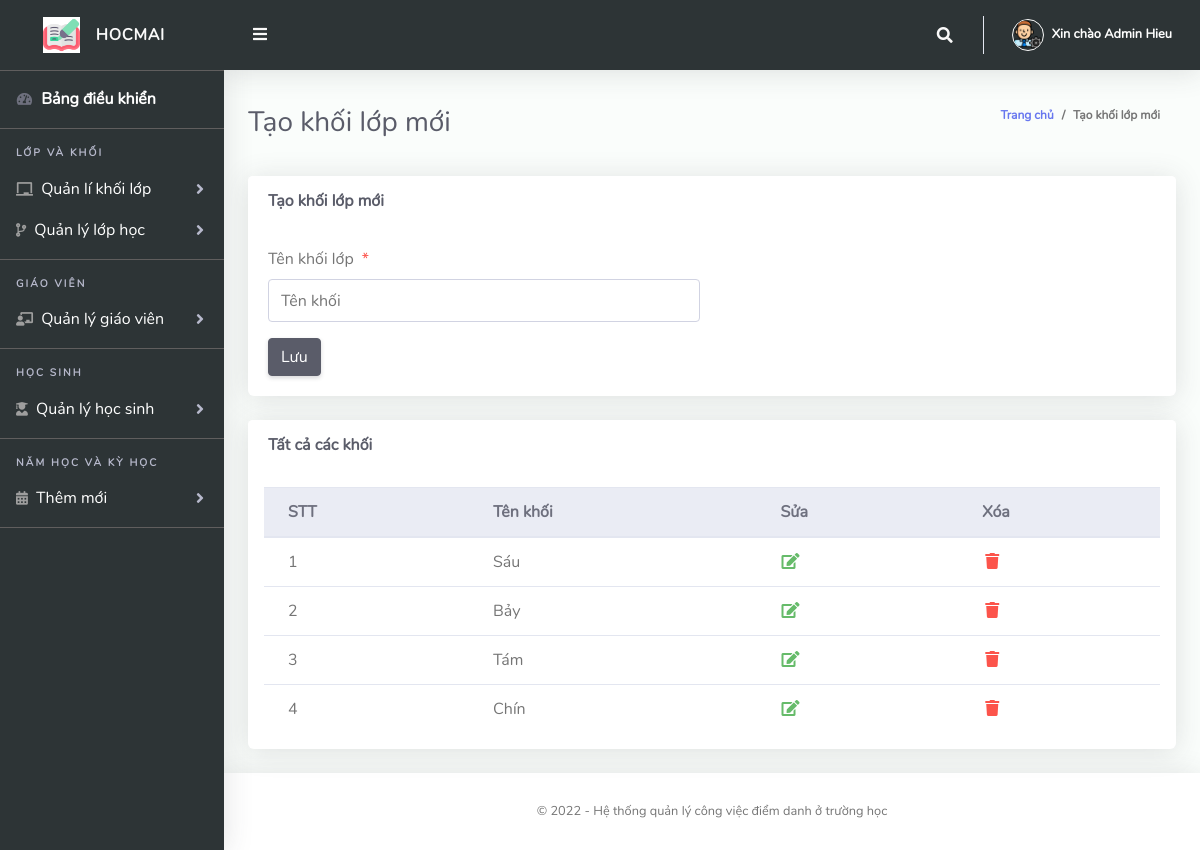
The app's page /Admin/khoi.php (signed in) with its own data.
### tables this page shows
CREATE TABLE `khoi` (
  `Id` int(10) NOT NULL,
  `khoiLop` varchar(255) NOT NULL
);

### Admin/khoi.php (the view, shortened to what this page needs)
<?php
include '../Includes/dbcon.php';
?>
<!DOCTYPE html>
<html lang="en">
<head>
  <link rel="stylesheet" href="https://cdnjs.cloudflare.com/ajax/libs/font-awesome/5.8.2/css/all.min.css"/>
  <link href="../vendor/bootstrap/css/bootstrap.min.css" rel="stylesheet" type="text/css">
  <link href="css/style.css" rel="stylesheet">
</head>
<body id="page-top">
  <div id="wrapper">
      <?php include "Includes/sidebar.php";?>
    <div id="content-wrapper" class="d-flex flex-column">
      <div id="content">
       <?php include "Includes/topbar.php";?>
        <div class="container-fluid" id="container-wrapper">
          <div class="d-sm-flex align-items-center justify-content-between mb-4">
            <h1 class="h3 mb-0 text-gray-800">Tạo khối lớp mới</h1>
            <ol class="breadcrumb">
              <li class="breadcrumb-item"><a href="./">Trang chủ</a></li>
              <li class="breadcrumb-item active" aria-current="page">Tạo khối lớp mới</li>
            </ol>
          </div>
          <div class="row">
            <div class="col-lg-12">
              <div class="card mb-4">
                <div class="card-header py-3 d-flex flex-row align-items-center justify-content-between">
                  <h6 class="m-0 font-weight-bold text-dark">Tạo khối lớp mới</h6>
                </div>
                <div class="card-body">
                  <form method="post">
                    <div class="form-group row mb-3">
                        <div class="col-xl-6">
                            <label class="form-control-label">Tên khối lớp<span class="text-danger ml-2">*</span></label>
                      <input type="text" class="form-control" name="khoiLop" value="<?php echo $row['khoiLop'];?>" id="exampleInputFirstName" placeholder="Tên khối">
                        </div>
                    </div>
                      <?php
                    if (isset($Id))
                    {
                    ?>
                    <button type="submit" name="update" class="btn btn-warning">Cập nhật</button>
                    &nbsp;&nbsp;&nbsp;&nbsp;&nbsp;&nbsp;&nbsp;&nbsp;&nbsp;&nbsp;
                    <?php
                    } else {
                    ?>
                    <button type="submit" name="save" class="btn btn-dark">Lưu</button>
                    <?php
                    }
                    ?>
                  </form>
                </div>
              </div>
                 <div class="row">
              <div class="col-lg-12">
              <div class="card mb-4">
                <div class="card-header py-3 d-flex flex-row align-items-center justify-content-between">
                  <h6 class="m-0 font-weight-bold text-dark">Tất cả các khối</h6>
                </div>
                <div class="table-responsive p-3">
                  <table class="table align-items-center table-flush table-hover" id="dataTableHover">
                    <thead class="thead-light">
                      <tr>
                        <th>STT</th>
                        <th>Tên khối</th>
                        <th>Sửa</th>
                        <th>Xóa</th>
                      </tr>
                    </thead>
                    <tbody>
                  <?php
                      $query = "SELECT * FROM khoi";
                      $rs = $conn->query($query);
                      $num = $rs->num_rows;
                      $sn=0;
                      if($num > 0)
                      {
                        while ($rows = $rs->fetch_assoc())
                          {
                             $sn = $sn + 1;
                            echo"
                              <tr>
                                <td>".$sn."</td>
                                <td>".$rows['khoiLop']."</td>
                                <td><a href='?action=edit&Id=".$rows['Id']."'><i class='fas fa-fw fa-edit text-success'></i></a></td>
                                <td><a href='?action=delete&Id=".$rows['Id']."'><i class='fas fa-fw fa-trash text-danger'></i></a></td>
                              </tr>";
                          }
                      }
                      else
                      {
                           echo
                           "<div class='alert alert-danger' role='alert'>
                            No Record Found!
                            </div>";
                      }
                      ?>
                    </tbody>
                  </table>
                </div>
              </div>
            </div>
            </div>
          </div>
        </div>
      </div>
       <?php include "Includes/footer.php";?>
    </div>
  </div>
</body>
</html>

### Admin/Includes/topbar.php (shortened to what this page needs)
<?php
  $query = "SELECT * FROM admin WHERE Id = ".$_SESSION['userId']."";
  $rs = $conn->query($query);
  $rows = $rs->fetch_assoc();
  $fullName = $rows['firstName']." ".$rows['lastName'];
?>
<nav class="navbar navbar-expand navbar-light bg-gradient-primary topbar mb-4 static-top">
          <button id="sidebarToggleTop" class="btn btn-link rounded-circle mr-3">
            <i class="fa fa-bars"></i>
          </button>
          <ul class="navbar-nav ml-auto">
            <li class="nav-item dropdown no-arrow">
              <a class="nav-link dropdown-toggle" href="#" id="searchDropdown" role="button" data-toggle="dropdown"
                aria-haspopup="true" aria-expanded="false">
                <i class="fas fa-search fa-fw"></i>
              </a>
            </li>
            <li class="nav-item dropdown no-arrow">
              <a class="nav-link dropdown-toggle" href="#" id="userDropdown" role="button" data-toggle="dropdown"
                aria-haspopup="true" aria-expanded="false">
                <img class="img-profile rounded-circle" src="img/user-icn.png" style="max-width: 60px">
                <span class="ml-2 d-none d-lg-inline text-white small"><b>Xin chào <?php echo $fullName;?></b></span>
              </a>
            </li>
          </ul>
        </nav>

### Admin/css/style.css (style rules this page uses)
html { position: relative; min-height: 100%; font-family: Nunito }
body { height: 100% }
#wrapper { display: -webkit-box; display: -ms-flexbox; display: flex }
#wrapper #content-wrapper { background-color: #fafdfb; width: 100%; overflow-x: hidden }
#wrapper #content-wrapper #content { -webkit-box-flex: 1; -ms-flex: 1 0 auto; flex: 1 0 auto }
.container, .container-fluid, .container-login { padding-left: 1.5rem; padding-right: 1.5rem }
.bg-gradient-primary { background-color: #2d3436; background-size: cover }
.text-gray-800 { color: #5a5c69 !important }
.dropdown.no-arrow .dropdown-toggle::after { display: none }
.sidebar .nav-item.dropdown .dropdown-toggle::after, .topbar .nav-item.dropdown .dropdown-toggle::after { width: 1rem; text-align: center; float: right; vertical-align: 0; border: 0; font-weight: 900; content: '\f105'; font-family: 'Font Awesome 5 Free' }
.sidebar .nav-item .nav-link, .topbar .nav-item .nav-link { position: relative }
.sidebar .nav-item .nav-link .img-profile, .topbar .nav-item .nav-link .img-profile { height: 2rem; width: 2rem; border: 1px solid #fafafa }
.topbar { height: 4.375rem; z-index: 2; -webkit-box-shadow: 0 .15rem 1.75rem 0 rgba(58, 59, 69, .15) !important; box-shadow: 0 .15rem 1.75rem 0 rgba(58, 59, 69, .15) !important }
.topbar #sidebarToggleTop { height: 2.5rem; width: 2.5rem; -webkit-box-shadow: 0 0 !important; box-shadow: 0 0 !important }
.topbar .nav-item .nav-link { height: 4.375rem; display: -webkit-box; display: -ms-flexbox; display: flex; -webkit-box-align: center; -ms-flex-align: center; align-items: center; padding: 0 .75rem }
.topbar .dropdown { position: static }
@media (min-width:576px) { .topbar .dropdown { position: relative } }
.topbar.navbar-light .navbar-nav .nav-item .nav-link { color: #fafafa; transition: all .3s ease-in-out; -webkit-transition: all .3s ease-in-out }
.breadcrumb { background-color: transparent; font-size: 12px; font-weight: 700 }
.table-flush td, .table-flush th { border-right: 0; border-left: 0 }
.table-flush tbody tr:first-child td, .table-flush tbody tr:first-child th { border-top: 0 }
.table-flush tbody tr:last-child td, .table-flush tbody tr:last-child th { border-bottom: 0 }
.card .table { margin-bottom: 0 }
.card .table td, .card .table th { padding-right: 1.5rem; padding-left: 1.5rem }
.card { -webkit-box-shadow: 0 .15rem 1.75rem 0 rgba(58, 59, 69, .15) !important; box-shadow: 0 .15rem 1.75rem 0 rgba(58, 59, 69, .15) !important }

### records on screen
khoi: khoiLop "Sáu"
khoi: khoiLop "Bảy"
khoi: khoiLop "Tám"
khoi: khoiLop "Chín"

### other values on screen
$fullName "Admin Hieu"
